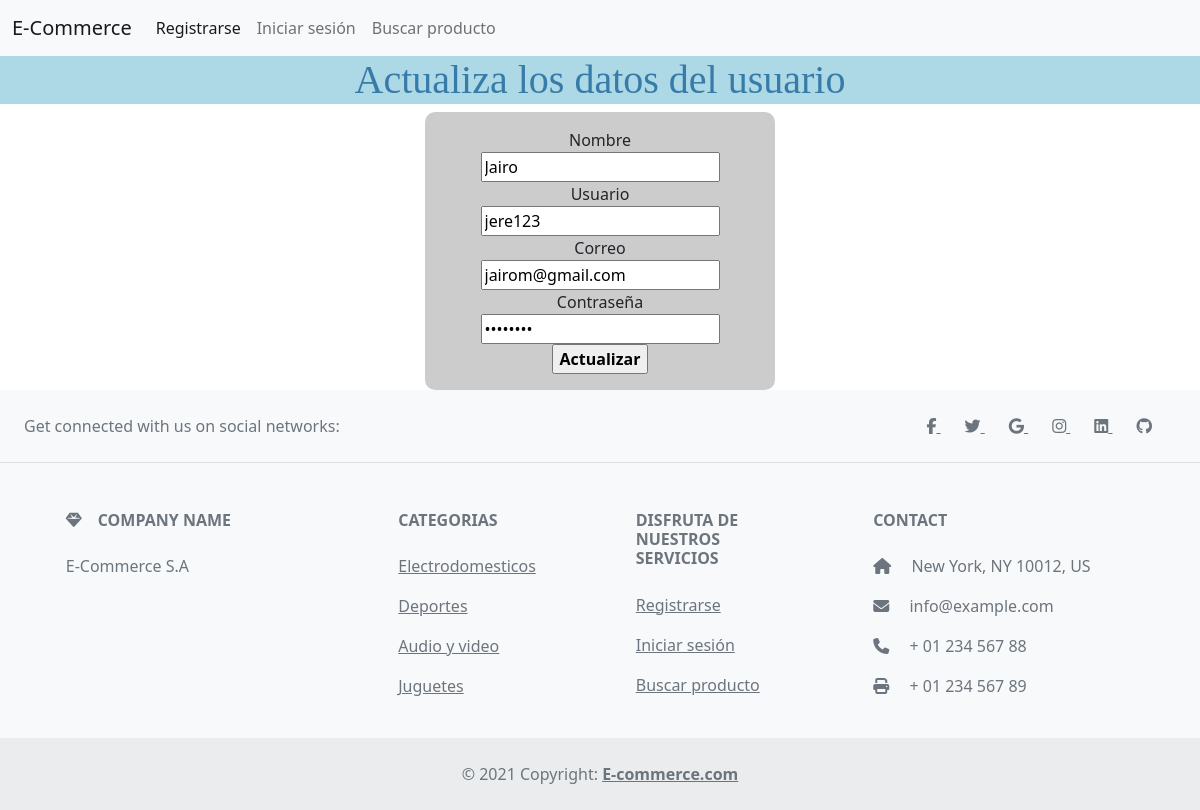
Screenshot of /actualizar_usuario/8/ with the database file from the repository.
### tables this page shows
CREATE TABLE usuarios(
   id INTEGER PRIMARY KEY,
   nombre REAL NOT NULL,
   usuario REAL NOT NULL,
   correo REAL NOT NULL,
   contraseña REAL NOT NULL
);

### main.py (the view)
@app.route('/actualizar_usuario/<id>/', methods=['GET'])
def actualizar_usuario(id):
    print("Hola mundo")
    con = sql_connection()
    cursorObj = con.cursor()
    cursorObj.execute("SELECT * FROM usuarios WHERE id=?;", (id,))
    usu = cursorObj.fetchone()
    con.commit()
    return render_template("actualizar.html",usu=usu)

### main.py (called while the page is built)
def sql_connection():
    try:
        con = sqlite3.connect('database.db')
        print("Conexion OK")
        return con
    except Error:
        print(Error)

### templates/actualizar.html
{% extends 'base.html' %}
{% block header %}
  <h1>{% block title %}Actualiza los datos del usuario{% endblock %}</h1>
{% endblock %}
{% block contenido %}
    <center>
        <form action="/editar/{{usu[0]}}/" method="post" name="formRegistro" onsubmit="">
            <div>
            <label for="Nombre"> Nombre </label>
            </div>
            <div>
            <input type="text" name="Nombre" id="Nombre" value="{{usu[1]}}">
            </div>
            <div>
            <label for="usuario"> Usuario </label>
            </div>
            <div>
            <input type="text" name="Usuario" id="Usuario" value="{{usu[2]}}">
            </div>
            <div>
            <label for="email"> Correo </label>
            </div>
            <div>
            <input type="email" name="email" id="email" value="{{usu[3]}}">
            </div>
            <div>
            <label for="password"> Contraseña </label>
            </div>
            <div>
            <input type="password" name="password" id="password" value="{{usu[4]}}">
            <div>
            <input class="boton negrilla" type="submit" value="Actualizar">
            </div>
        </form>
    </center>
{% endblock %}

### static/css/miestilo.css (style rules this page uses)
h1 { font-family: serif; text-align: center; color: #377ba8; background-color: lightblue; margin: 0; }
form { background-color: #ccc; padding: 16px; width: 350px; text-align: center; border-radius: 10px; margin: auto; }
input { margin: 6px; }
.boton { text-align: center; }
.negrilla { font-weight: bold; }

### rows the page displays
usuarios: Nombre "Jairo", Usuario "jere123", email "jairom@gmail.com"
